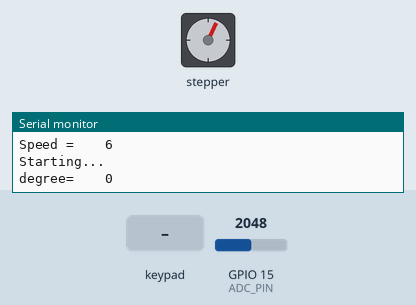
Recording of a sketch running on a simulated ESP32-S3. On the bench: stepper motor, the last lines printed to the serial monitor. Inputs (shaded band) come from the test bench; at power-on: GPIO 15 (ADC_PIN) = 2048. Stepper angles assume 2048 steps per turn.

Above: at 2.2 s.
2.3 s: key '-' pressed
At 4.17 s:
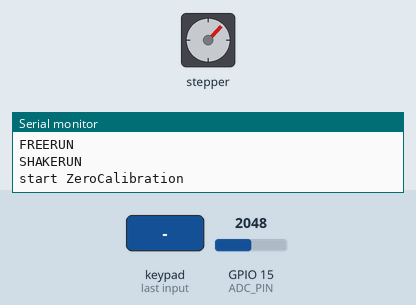
5.3 s: key '-' pressed
At 6.5 s:
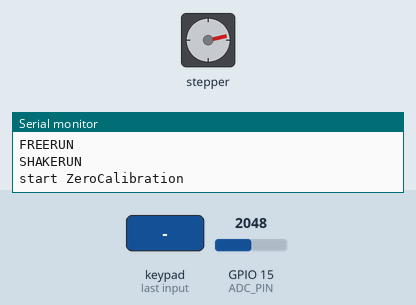
8.3 s: key 'S' pressed
At 8.49 s:
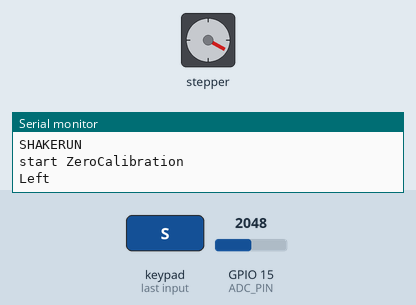
11.3 s: key 'O' pressed
Timing chart, 0 to 18.3 s (numbered marks = the images above; inputs shaded):
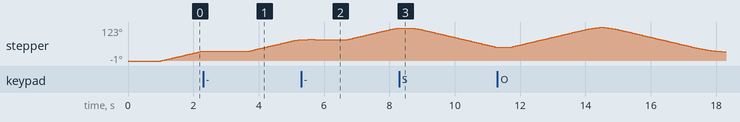

The sketch:

TurnTable2.ino
```cpp
// Turn Table Controller
// Ver 1.0 2023.10.23 K.Ohe First Release
// Ver 1.1 2023.11.05 K.Ohe Support Kawazu PCB
// Ver 1.2 2024.01.15 K.Ohe Support zero position detection
#include <Stepper.h>
#include <DabbleESP32.h>
#define KAWAZU
#define ZEROCAL
// for kwazu version
#ifdef KAWAZU
    #define IN1  1
    #define IN2  3
    #define IN3  5
    #define IN4  7
#else
// for ooe version
    #define IN1  9
    #define IN2  7
    #define IN3  5
    #define IN4  3
#endif

#ifdef ZEROCAL
    #define ADC_PIN  		 15
    #define ADC_ZERO 	    500
#endif

#define GRAPH_HEIGHT  240
#define GRAPH_WIDTH   320
#define DISP_TIME      10
#define FWD             1
#define REW            -1
#define WAIT_TIME     200
#define LIMIT_DEGREE   45

#ifdef KAWAZU
    #define DEVICE_NAME   "TANTE2"  // for kawazu version
#else
    #define DEVICE_NAME   "TANTE" // for ooe version
#endif
#define INIT_SPEED      6
// globals
int16_t NBSTEPS = 2048;   // for 28BYJ48  1/64 x 32 Steps
int16_t dispTime   = DISP_TIME;
int16_t degree     = 0;
int16_t oldAngle   = 0;
int16_t clockWise  = FWD;
int16_t motorSpeed = INIT_SPEED;
int16_t angle      = 0;
int16_t stepCount  = 0;         // number of steps the motor has taken

bool    stopFlag   = false;

enum {
    FREERUN = 0,
    SHAKERUN,
};
uint16_t runMode    = SHAKERUN;
uint16_t oldRunMode = SHAKERUN;


// instances
Stepper myStepper(NBSTEPS, IN1, IN3, IN2, IN4);

//========================================
// dispSpeed : Display Speed Value
//========================================
void dispSpeed(int16_t speed)
{
    char buf[64];

    sprintf(buf, "Speed = %4d   ", speed);
    Serial.println(buf);
}

//========================================
// dispDegree : Display Degree Value
//========================================
void dispDegree(int16_t degree)
{
    char buf[64];
    sprintf(buf, "degree= %4d", degree);
    Serial.println(buf);
}

//========================================
// btnCheck : Check Buttons of ESP32-S3-Box
//========================================
void btnCheck()
{
    Dabble.processInput();

    if (GamePad.isSelectPressed()) {        // "SELECT RUN MODE"
        if (runMode == FREERUN) {
            runMode = SHAKERUN;
            oldRunMode = FREERUN;
            Serial.println("SHAKERUN");
        } else {
            runMode = FREERUN;
            oldRunMode = SHAKERUN;
            Serial.println("FREERUN");
        }
        delay(WAIT_TIME);
    }
    if (GamePad.isStartPressed()){          // "START / STOP"
        if (stopFlag == true ) {
            stopFlag = false;
            Serial.println("START");
        } else {
            stopFlag = true;
            Serial.println("STOP");
        }
        delay(WAIT_TIME);
    }
    if (GamePad.isSquarePressed()) {        // "□"
        Serial.println("Left");
        clockWise = REW;
        delay(WAIT_TIME);
    }
    if (GamePad.isCirclePressed()) {        // "◯"
        Serial.println("Right");
        clockWise = FWD;
        delay(WAIT_TIME);
    }
    if (GamePad.isTrianglePressed()) {      // "△"
        Serial.print("Triangle");
        motorSpeed++;
        if (motorSpeed > 15) motorSpeed = 15;
        myStepper.setSpeed(motorSpeed);
        if (motorSpeed > 1) {
            stopFlag = false;
        }
        Serial.printf("\t: SpeedUp %3d\n", motorSpeed);
        delay(WAIT_TIME);
    }
    if (GamePad.isCrossPressed()) {         // "☓"
        Serial.print("Cross");
        motorSpeed--;
        if (motorSpeed < 1) {
            motorSpeed = INIT_SPEED;
            stopFlag = true;
        }
        myStepper.setSpeed(motorSpeed);
        delay(WAIT_TIME);
        Serial.printf("\t: SpeedUp %3d\n", motorSpeed);
    }
    angle = GamePad.getAngle();
}

//========================================
// zeroCalibrate() : calibrate zero position
//========================================
void zeroCalibrate()
{
    uint16_t 	voltage;

    clockWise  = REW;
    for (int i = 0; i < NBSTEPS * 2; i++) {
        myStepper.step(clockWise);
        voltage = analogReadMilliVolts(ADC_PIN);
        //Serial.printf("voltage = %d mV\n", voltage);
        if (voltage >= ADC_ZERO) {
            degree = 0;
            break;
        }
        delay(1);
    }
    clockWise  = FWD;
}

//========================================
// setup : Arduino setup
//========================================
void setup(void)
{
    Serial.begin(115200);
    Serial.println("Initilize...");
   	pinMode(ADC_PIN, ANALOG);				// ADC in
    analogSetAttenuation(ADC_11db);			// ADC ATT Level

   // set the motor speed:
    myStepper.setSpeed(abs(motorSpeed));
    dispSpeed(motorSpeed);
#ifdef ZEROCAL
    zeroCalibrate();
    delay(1000);
#endif
    Dabble.begin(DEVICE_NAME);
    Serial.println("Starting...");
    dispDegree(0);
}

//========================================
// joyMode() : joystick control mode
//========================================
void joyMode()
{
    int16_t wClockWise;
    int16_t wAngle;

    if (angle <= 0) {
        myStepper.setSpeed(motorSpeed);
        clockWise = FWD;
    } else {
        wAngle = (360 - (angle - 90)) % 360;
        if (wAngle > 180) wAngle -= 360;
        if (wAngle != 0) {
            if (wAngle > 0) {
                wClockWise = FWD;
            } else {
                wClockWise = REW;
            }
            int wSpeed = abs(wAngle / 18);
            if (wSpeed < 1) wSpeed = 1;
            myStepper.setSpeed(wSpeed);
            myStepper.step(wClockWise);
            stepCount += wClockWise;
            Serial.print("wAngle: ");
            Serial.println(wAngle);
        }
    }
}

//========================================
// freeRunMode() : free Running
//========================================
void freeRunMode()
{
    myStepper.step(clockWise);
    if (dispTime >= DISP_TIME) {
        degree = (abs)((int)((stepCount) / 5.69) % 360);
        //dispDegree(degree);
        dispTime = 0;
    } else {
        dispTime++;
    }
    //Serial.print("steps:");
    //Serial.println(stepCount);
    stepCount += clockWise;
}

//========================================
// shakeRunMode() : shake head Running
//========================================
void shakeRunMode()
{
    int16_t wSpeed;

    if (oldRunMode != runMode) {
        oldRunMode = runMode;
#ifdef ZEROCAL
        Serial.println("start ZeroCalibration");
        zeroCalibrate();
        delay(1000);
#endif
        degree = 0;
        stepCount = 0;
    }
    degree = (int)((stepCount) / 5.69) % 360;
    //dispDegree(degree);
    wSpeed = motorSpeed;
    if (degree >= 0) {
        if (degree > LIMIT_DEGREE / 3 * 2) {
            wSpeed = map(degree, LIMIT_DEGREE / 3 * 2, LIMIT_DEGREE, motorSpeed, 2);
        }
        if (clockWise == FWD && degree >= LIMIT_DEGREE) {
            clockWise = REW;
        }
    } else {
        if (degree <= -LIMIT_DEGREE / 3 * 2) {
            wSpeed = map(degree, -LIMIT_DEGREE , -LIMIT_DEGREE / 3 * 2, 2, motorSpeed);
        }
        if (clockWise == REW && degree <= -LIMIT_DEGREE) {
            clockWise = FWD;
        }
    }
    myStepper.setSpeed(wSpeed);
    //dispSpeed(wSpeed);
    myStepper.step(clockWise);
    stepCount += clockWise;
}

//========================================
// loop : Arduino Main Loop
//========================================
void loop()
{
    btnCheck();
    if (stopFlag) {
        joyMode();
    } else {
        if (runMode == FREERUN) {
            freeRunMode();
        } else {
            shakeRunMode();
        }
    }
    delay(1);

}
```
